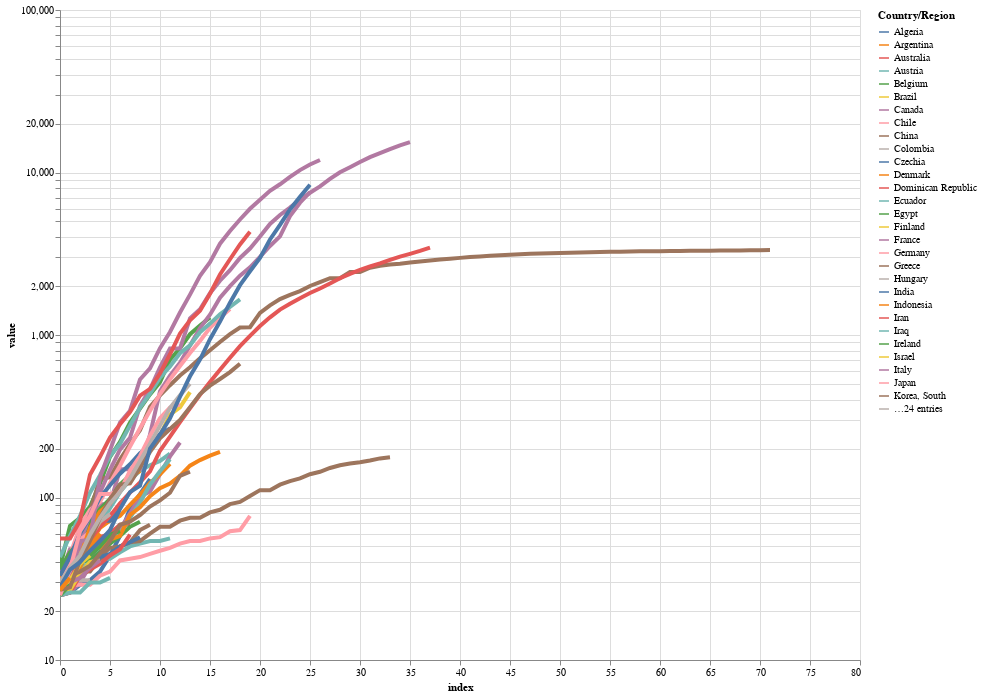

The notebook cell this image was saved under:
### Code cell
# see here: https://altair-viz.github.io/user_guide/interactions.html
# under Input Element Binding


# altair plot with hover tool

countries = sorted(list(set(dfq['Country/Region'])))
#len(countries)
# A dropdown filter
country_dropdown = alt.binding_select(options=countries)

country_select = alt.selection_single(fields=['Country/Region'], bind=country_dropdown, name="Country")

color = alt.condition(country_select,
                    alt.Color('Country/Region:N'),
                    alt.value('lightgray'))
opacity = alt.condition(country_select, alt.value(1.0), alt.value(0.2))

alt.Chart(dfq).mark_line(strokeWidth=4, opacity=1.0).encode(
    x=alt.X('index'),
    y=alt.Y('value', scale=alt.Scale(type='log')),
    color=color,
    opacity=opacity,
    tooltip=['Country/Region:N', 'index','value']
).properties(
    width=800,
    height=650
).add_selection(
    country_select
).add_selection(country_select
               ).interactive()

# more possibilities extractable from here, HBA? https://altair-viz.github.io/gallery/multiline_tooltip.html

### Figure 1 — Vega-Lite specification as saved in the notebook (floating-point values rounded to 4 significant figures; data arrays with more than 128 entries replaced by an {"elided": "..."} marker saying what was removed)
{"config": {"view": {"continuousWidth": 400, "continuousHeight": 300}}, "data": {"name": "data-a9563a288c3934e991a5c3e8d14d96a9"}, "mark": {"type": "line", "opacity": 1.0, "strokeWidth": 4}, "encoding": {"color": {"condition": {"type": "nominal", "field": "Country/Region", "selection": "Country"}, "value": "lightgray"}, "opacity": {"condition": {"value": 1.0, "selection": "Country"}, "value": 0.2}, "tooltip": [{"type": "nominal", "field": "Country/Region"}, {"type": "quantitative", "field": "index"}, {"type": "quantitative", "field": "value"}], "x": {"type": "quantitative", "field": "index"}, "y": {"type": "quantitative", "field": "value", "scale": {"type": "log"}}}, "height": 650, "selection": {"Country": {"type": "single", "fields": ["Country/Region"], "bind": {"input": "select", "options": ["Algeria", "Argentina", "Australia", "Austria", "Belgium", "Brazil", "Canada", "Chile", "China", "Colombia", "Czechia", "Denmark", "Dominican Republic", "Ecuador", "Egypt", "Finland", "France", "Germany", "Greece", "Hungary", "India", "Indonesia", "Iran", "Iraq", "Ireland", "Israel", "Italy", "Japan", "Korea, South", "Luxembourg", "Malaysia", "Mexico", "Morocco", "Netherlands", "Norway", "Pakistan", "Panama", "Peru", "Philippines", "Poland", "Portugal", "Romania", "Russia", "San Marino", "Saudi Arabia", "Serbia", "Spain", "Sweden", "Switzerland", "Turkey", "US", "Ukraine", "United Kingdom"]}}, "selector004": {"type": "interval", "bind": "scales", "encodings": ["x", "y"]}}, "width": 800, "$schema": "https://vega.github.io/schema/vega-lite/v4.8.1.json", "datasets": {"data-a9563a288c3934e991a5c3e8d14d96a9": {"elided": "3922 records"}}}
